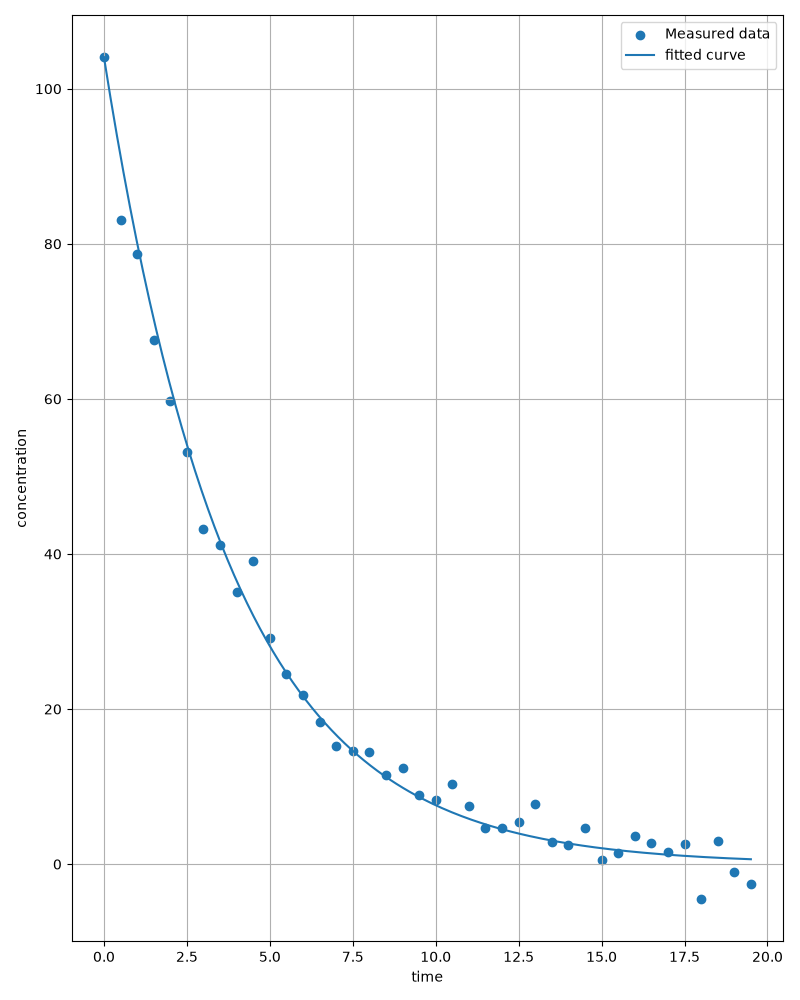

The script that saved this image:
"""
PW2 Lab B Part 3 -- fit a reaction's rate constant to measured data.

A first-order reaction decays as  C(t) = C0 * exp(-k*t).  You have noisy
concentration-vs-time measurements; find the k that best matches them.
Complete the TODOs. Run:  python kinetics.py
"""
import numpy as np
import matplotlib.pyplot as plt
from scipy.optimize import minimize

# TODO 1: read kinetics.csv (columns time, concentration) into arrays t, C.
#         Set C0 = the first concentration.


data = np.loadtxt("kinetics.csv", delimiter=",", skiprows=1)
time = data[:, 0]
concentration = data[:, 1]

C0 = concentration[0]


# TODO 2: write total_error(k) = sum of (measured - C0*exp(-k*t))^2.
#         This is the "how bad" number: small when the model matches the data.

def total_error(k):
    predicted = C0 * np.exp(-k * time)
    error = np.sum((concentration - predicted) ** 2)
    return error

# TODO 3: minimise total_error with scipy.optimize.minimize (method "SLSQP",
#         bounds [(0, 5)], start x0=0.5). Print the fitted k.

k = minimize(total_error, x0 = 0.5, method = "SLSQP", bounds = [(0, 5)])
k = k.x[0]
print(f"k = {k}")

# TODO 4: plot the measured data (points) and your fitted curve (line) together.
#         Save as kinetics.png.


fig, axes = plt.subplots(1, 1, figsize=(8, 10))

t_fit = np.linspace(time.min(), time.max(), 200)
C_fit = C0 * np.exp(-k * t_fit)

plt.scatter(time, concentration, label="Measured data")
plt.plot(t_fit, C_fit, label="fitted curve")

plt.xlabel("time")
plt.ylabel("concentration")
plt.legend()
plt.grid()

plt.tight_layout()
plt.savefig("kinetics.png")
plt.show()
